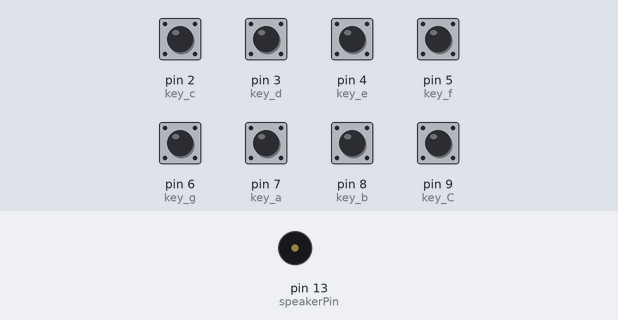
A sketch run on a simulated Arduino Uno, built with avr-gcc and run on an emulated ATmega328P. Parts: buzzer (waves = sounding). The test bench sets the inputs (shaded band); at power-on: pin 2 (key_c), pin 3 (key_d), pin 4 (key_e), pin 5 (key_f), pin 6 (key_g), pin 7 (key_a), pin 8 (key_b), pin 9 (key_C) LOW.

Above: at 1.2 s.
1.3 s: pin 2 (key_c) pulled HIGH for 0.15 s
At 1.43 s:
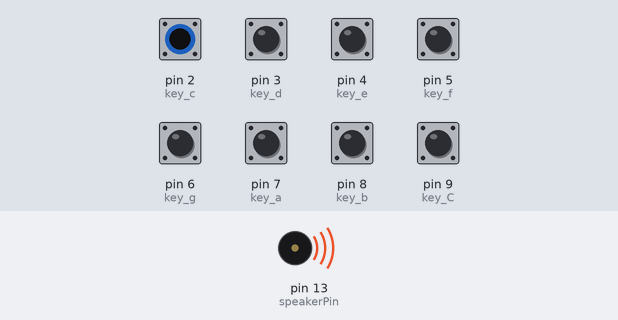
Timing chart, 0 to 4.3 s (numbered marks = the images above; inputs shaded):
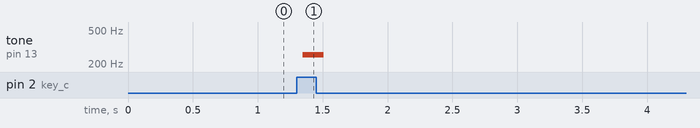

The sketch:

_8_Arduino_Piano.ino
```cpp
int speakerPin = 13; // Piezo defined as pin 13
int key_c = 2; // Define Arduino pins for the keys
int key_d = 3;
int key_e = 4;
int key_f = 5;
int key_g = 6;
int key_a = 7;
int key_b = 8;
int key_C= 9;
// Value for each key press
int keypress_c = 0; int keypress_d = 0; int keypress_e = 0;
int keypress_f = 0; int keypress_g = 0; int keypress_a = 0;
int keypress_b = 0; int keypress_C = 0;
// Define the frequency of each note
int tones[] = { 1915, 1700, 1519, 1432, 1275, 1136, 1014, 956 };
// 'c', 'd', 'e', 'f', 'g', 'a', 'b', 'C'
int keytone = 0; // Give a value for keytone
void setup() {
pinMode(key_c, INPUT); // Set up key pins as inputs
pinMode(key_d, INPUT);
pinMode(key_e, INPUT);
pinMode(key_f, INPUT);
pinMode(key_g, INPUT);
pinMode(key_a, INPUT);
pinMode(key_b, INPUT);
pinMode(key_C, INPUT);
pinMode(speakerPin, OUTPUT); // Set up piezo pin as an output
}
// Start a loop to read the press of each key
void loop() {
keypress_c = digitalRead(key_c); keypress_d = digitalRead(key_d);
keypress_e = digitalRead(key_e); keypress_f = digitalRead(key_f);
keypress_g = digitalRead(key_g); keypress_a = digitalRead(key_a);
keypress_b = digitalRead(key_b); keypress_C = digitalRead(key_C);
// And if the key press is HIGH, play the corresponding tone
if((keypress_c == HIGH) || (keypress_e == HIGH) ||
(keypress_g == HIGH) || (keypress_d == HIGH) ||
(keypress_f == HIGH) || (keypress_a == HIGH) ||
(keypress_b == HIGH) || (keypress_C == HIGH))
{
if (keypress_c == HIGH) {
keytone = tones[0];
}
if (keypress_d == HIGH) {
keytone = tones[1];
}
if (keypress_e == HIGH) {
keytone = tones[2];
}
if (keypress_f == HIGH) {
keytone = tones[3];
}
if (keypress_g == HIGH) {
keytone = tones[4];
}
if (keypress_a == HIGH) {
keytone = tones[5];
}
if (keypress_b == HIGH) {
keytone = tones[6];
}
if (keypress_C == HIGH) {
keytone = tones[7];
}
digitalWrite(speakerPin, HIGH); // Turn on piezo to play tone
delayMicroseconds(keytone);
digitalWrite(speakerPin, LOW); // Turn off after a short delay
delayMicroseconds(keytone);
}
else { // If no key is pressed, piezo remains silent
digitalWrite(speakerPin, LOW);
}
}
```

Measured:
- after the input at 1.3 s, tone on pin 13 (speakerPin): silent → 258 Hz after 0.05 s, → silent 0.16 s later
